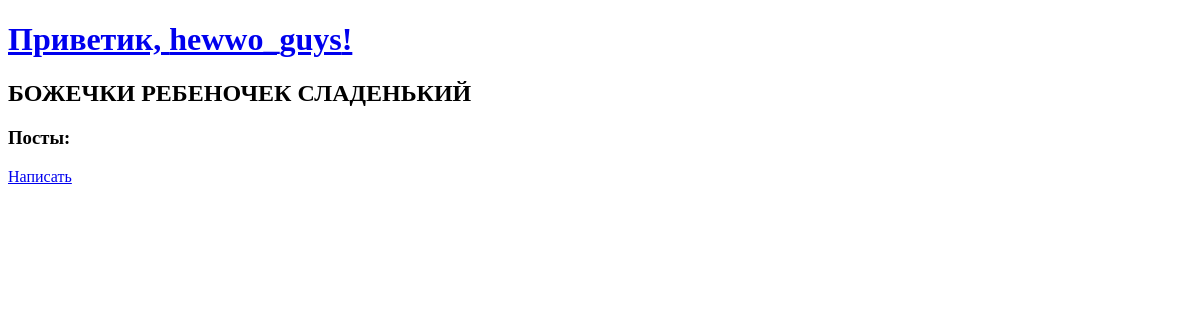
The app's page /newsite/user/1/posts/ (signed in), older data.
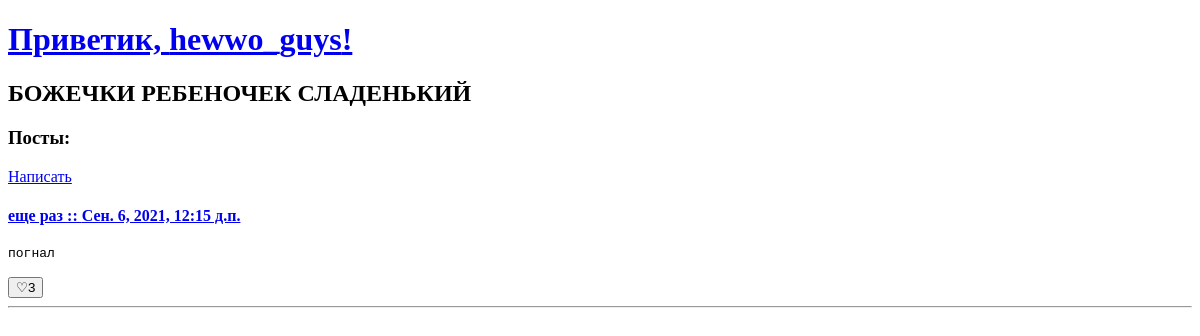
The same page, newer data.
### newsite/models.py (models this page shows, shortened)
class UserPost(models.Model):
    title = models.CharField(
        max_length=40, verbose_name="Заголовок поста", default="Заголовок"
    )
    content = models.TextField(verbose_name="Содержимое", blank=True)
    datetime = DateTimeField(
        auto_now=True, verbose_name="Дата изменения", editable=False
    )
    amount_likes = models.SmallIntegerField(
        verbose_name="Лайки", editable=False, default=0
    )
    user = models.ForeignKey(
        RegisteredUser, on_delete=CASCADE, verbose_name="Автор", editable=False
    )
    class Meta:
        verbose_name = "Пост пользователя"
        verbose_name_plural = "Посты пользователя"
        ordering = ["-datetime"]

### newsite/views.py (the view, shortened to what this page needs)
# urls.py: path("user/<int:param>/posts/", one_user_posts, name="one_user_posts"),
def one_user_posts(request, param):
    is_int = type(param) == int
    user_id = 0
    user_custom_url = None
    is_self = False
    if is_int:
        user_id = request.session["user_id"]
        current_user_posts = UserPost.objects.filter(user__id=param)
        current_registered_user = RegisteredUser.objects.get(id=param)
        if user_id == param:
            is_self = True
    context = {
        "current_user_posts": current_user_posts,
        "current_registered_user": current_registered_user,
        "param": param,
    }
    if is_self == True:
        return render(request, "newsite/userposts.html", context)
    else:
        return render(request, "newsite/otheruserposts.html", context)

### newsite/templates/newsite/userposts.html (shortened to what this page needs)
<!DOCTYPE html>
<html>
    <head>
    </head>
    <body>
        <a href="{% if current_registered_user.custom_url %}{% url 'show_user' current_registered_user.custom_url %}{% else %}{% url 'show_user' current_registered_user.id %}{% endif %}"><h1>Приветик, {{ current_registered_user.login }}!</h1></a>
        <h2>{{ current_registered_user.name }} {{ current_registered_user.surname }} {{ current_registered_user.fathers_name }}</h2>
        <h3>Посты:</h3>
        <a href = "{% if current_registered_user.custom_url %}{% url 'addpost' current_registered_user.custom_url %}{% else %}{% url 'addpost' current_registered_user.id %}{% endif %}">Написать</a>
        {% for user_post in current_user_posts %}
        <a href = "{% if current_registered_user.custom_url %}{% url 'current_post' current_registered_user.custom_url user_post.id %}{% else %}{% url 'current_post' current_registered_user.id user_post.id %}{% endif %}"><h4>{{ user_post.title }} :: {{ user_post.datetime }}</h4></a>
        <p><pre>{{ user_post.content }}</pre></p>
        <button id="put_like" type="submit" name="like" value="{{user_post.id}}" form="like_trigger">♡{{ user_post.amount_likes }}</button>
        <hr><br>
        {% endfor %}
    </body>
</html>

Row changes from the older to the newer data that the page shows:
added UserPost: title "еще раз", datetime "Сен. 6, 2021, 12:15 д.п.", content "погнал", {{ user_post.id }} 5 (drawn), amount_likes "3"
